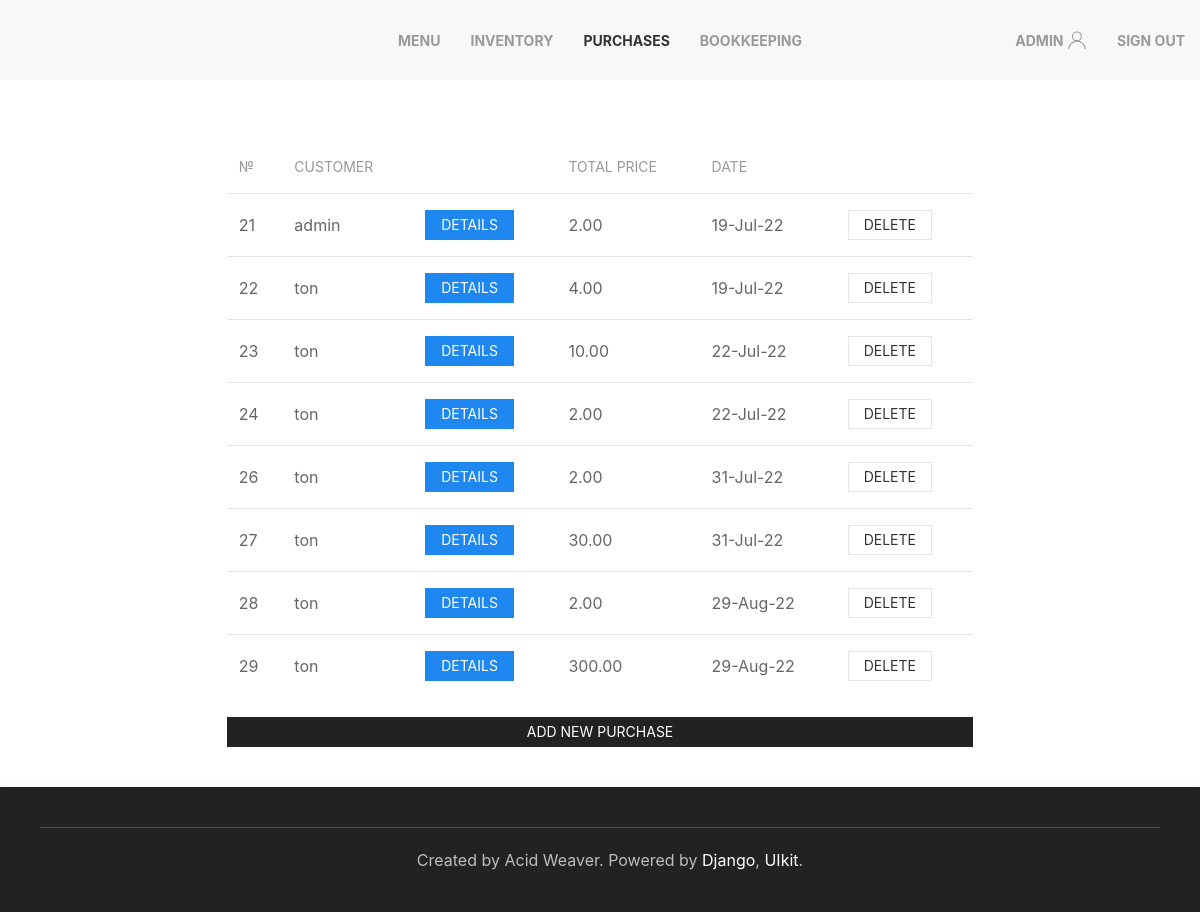
Page /purchases (signed in) on the committed database.
### inventory/models.py (models this page shows, shortened)
class Purchase(models.Model):
	menu_items = models.JSONField(null=True)
	client = models.ForeignKey(settings.AUTH_USER_MODEL, on_delete=models.PROTECT, null=True)
	time_create = models.DateTimeField(auto_now_add=True)
	@property
	def total_price(self):
		sum = 0
		for item in dict(self.menu_items).items():
			sum += MenuItem.objects.get(title=item[0]).price * item[1]
		return sum

class MenuItem(models.Model):
	title = models.CharField(max_length=255, unique=True)
	price = models.DecimalField(max_digits=5, decimal_places=2, default=0)

### inventory/views.py (the view)
# urls.py: path('purchases', PurchaseView.as_view(), name='purchase'),
class PurchaseView(LoginRequiredMixin, DataMixin, ListView):
	model = Purchase
	template_name = 'inventory/purchase.html'
	def get_context_data(self, **kwargs):
		context = super().get_context_data(**kwargs)
		mixin_context = self.get_user_context(title='Purchases', select=2)
		return dict(list(context.items()) + list(mixin_context.items()))

### inventory/utils.py (called while the page is built)
	def get_user_context(self, **kwargs):
		context = kwargs
		if 'select' in context:
			context['select'] = navigation[context['select']]
		context['nav_menu'] = navigation
		return context

### inventory/templates/inventory/purchase.html (shortened to what this page needs)
{% extends 'inventory/base.html' %}
{% block content %}
<div class="uk-grid-match uk-margin-remove-left" uk-grid>
	<div class="uk-width-expand uk-padding-remove">
		<table class="uk-table uk-table-middle uk-table-divider">
			<thead>
				<tr>
					<th>№</th>
					<th>Customer</th>
					<th></th>
					<th>Total Price</th>
					<th>Date</th>
					<th></th>
				</tr>
			</thead>
			<tbody>
				{% for item in object_list %}
				<tr>
					<td>{{ item.id }}</td>
					<td>{{ item.client }}</td>
					<td><a class="uk-button uk-button-primary uk-button-small" href="#modal-center-{{ item.id }}" uk-toggle>Details</a></td>
					<td>{{ item.total_price }}</td>
					<td>{{ item.time_create|date:"d-M-y" }}</td>
					<td>
						<a class="uk-button uk-button-default uk-button-small" href="{% url 'delete_purchase' item.pk %}">Delete</a>
					</td>
				</tr>
				{% endfor %}
			</tbody>
		</table>
		<a class="uk-button uk-button-secondary uk-button-small" href="{% url 'create_purchase' %}">Add new purchase</a>
	</div>
</div>
{% endblock %}

### inventory/templates/inventory/base.html (shortened to what this page needs)
{% load static %}
<!DOCTYPE html>
<html id="main">
	<head>
        <link rel="stylesheet" href="{% static 'inventory/css/uikit.min.css' %}" />
	</head>
	<body uk-height-match="target:main">
		{% block mainmenu %}
		<nav class="uk-navbar-container uk-visible@m" uk-navbar>
			<div class="uk-navbar-center">
				<ul class="uk-navbar-nav">
					{% for m in nav_menu %}
					{% if select != m %}
					<li><a class="uk-text-bold" href="{% url m.url_name %}">{{ m.title }}</a></li>
					{% else %}
					<li class="uk-active"><a class="uk-text-bold" href="{% url m.url_name %}">{{ m.title }}</a></li>
					{% endif %}
					{% endfor %}
				</ul>
			</div>
			<div class="uk-navbar-right">
				{% if request.user.is_authenticated %}
				<ul class="uk-navbar-nav">
					<li><a class="uk-text-bold" href="#">{{ user.username }}<span uk-icon="icon: user"></span></a></li>
					<li><a class="uk-text-bold" href="{% url 'logout' %}">Sign out</a></li>
				</ul>
				{% else %}
				<ul class="uk-navbar-nav">
					<li><a class="uk-text-bold" href="{% url 'login' %}">Sign in</a></li>
					<li><a class="uk-text-bold" href="{% url 'registration' %}">Sign up</a></li>
				</ul>
				{% endif %}
			</div>
		</nav>
		{% endblock mainmenu %}
		<div class="uk-padding">
			{% block content %}
			{% endblock %}
		</div>
		<footer class="uk-background-secondary">
			<div class="uk-card uk-card-secondary uk-card-body uk-text-center uk-position-z-index" uk-sticky="position: bottom;">
				<hr />
				<p class="uk-margin-left uk-margin-remove-top">Created by Acid Weaver.
				Powered by <a href="https://www.djangoproject.com/" target="_blank">Django</a>, <a href="https://getuikit.com/" target="_blank">UIkit</a>.</p>
			</div>
		</footer>
	</body>
</html>

### rows in the picture
Purchase: id "21", client "admin", total_price "2.00", time_create "19-Jul-22"
Purchase: id "22", client "ton", total_price "4.00", time_create "19-Jul-22"
Purchase: id "23", client "ton", total_price "10.00", time_create "22-Jul-22"
Purchase: id "24", client "ton", total_price "2.00", time_create "22-Jul-22"
Purchase: id "26", client "ton", total_price "2.00", time_create "31-Jul-22"
Purchase: id "27", client "ton", total_price "30.00", time_create "31-Jul-22"
Purchase: id "28", client "ton", total_price "2.00", time_create "29-Aug-22"
Purchase: id "29", client "ton", total_price "300.00", time_create "29-Aug-22"

### other values in the picture
{{ m.title }} "MENU" "INVENTORY" "BOOKKEEPING"
{{ m.title }} "PURCHASES"
{{ user.username }} "ADMIN"
